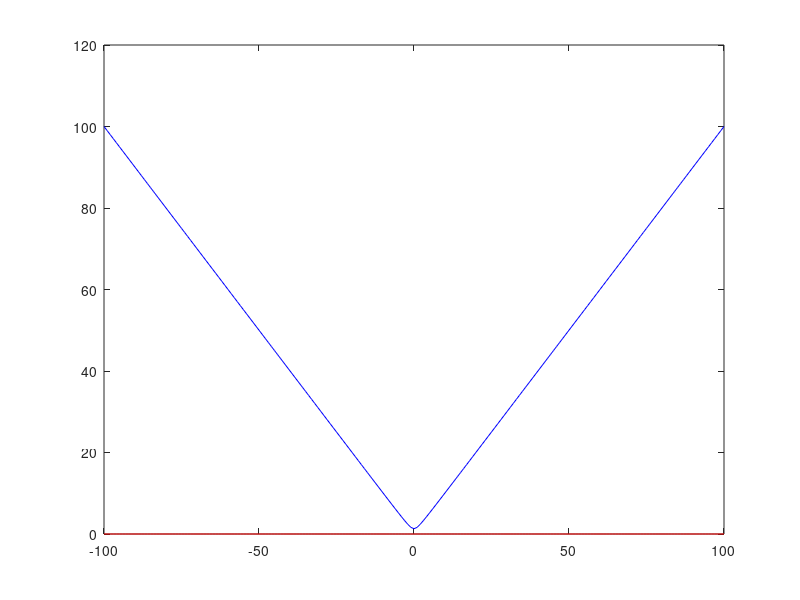

This figure's MATLAB source:
% solve for the best fitting linear function of several variables 
% through a set of points using the Matlab function svd
  

%% create the data

% generate data set consisting of m samples of each of 4 variables
m = 3;
d1 = rand(m,1);
d2 = rand(m,1);
d3 = rand(m,1);
d4 = 4*d1 - 3*d2 + 2*d3 - 1;

% introduce small errors into the data
% (the 'rand' function produces numbers between 0 and 1)
eps = 1.e-4;
d1 = d1 .* (1 + eps * rand(m,1));
d2 = d2 .* (1 + eps * rand(m,1));
d3 = d3 .* (1 + eps * rand(m,1));
d4 = d4 .* (1 + eps * rand(m,1));

%% find the coefficients x solving the system: x1*d1 + x2*d2 + x3*d3 + x4*d4 = 1;

% define A and compute the svd
D = [d1 d2 d3 d4];
[U, S, V] = svd(D);

% construct b and S^+
S_plus = S';
S_plus(S_plus ~= 0) = S_plus(S_plus ~= 0) .^ -1;
b = ones(m,1);

% solve the least squares problem using the pseudo inverse D_plus = V * S_plus * U'
D_plus = V * S_plus * U';
D_plus_matlab = pinv(D);
disp(abs(D_plus - D_plus_matlab)) % allow to compare our pseudo inverse and the one using matlab pinv function

x = D_plus * b;
disp(x)


%% When m = 3, display the graph of the norm of x_lambda and the error according to lambda to check if the pseudo inverse solution has the minimal norm among all solutions.
if (m==3)
    
    v = null(D); % get a vector of the kernel of D
    norm(v)
    lambda = -100:1:100;
    nb_values = length(lambda);
    values_norm = zeros(nb_values,1);
    values_error = zeros(nb_values,1);
    
    for i = 1:nb_values
        x_lambda = x + lambda(i)*v;
        values_norm(i) = norm(x_lambda);
        values_error(i) = norm(D*x_lambda - b)^2;
    end
    
    %Display the graph, we notice that all x_lambda have the same error, and for lambda = 0, we have the smallest
    %norm possible, which was expected.
    figure(1)
    plot(lambda,values_norm,'b-',lambda,values_error,'r-');
    
end

%% Notes:

% In Matlab you would usually solve a linear system with the built-in solver:
% x = D\b;
